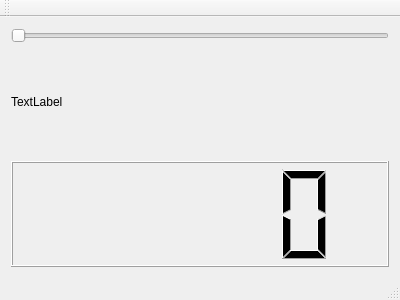
<?xml version="1.0" encoding="UTF-8"?>
<ui version="4.0">
 <class>MainWindow</class>
 <widget class="QMainWindow" name="MainWindow">
  <property name="geometry">
   <rect>
    <x>0</x>
    <y>0</y>
    <width>400</width>
    <height>300</height>
   </rect>
  </property>
  <property name="windowTitle">
   <string>MainWindow</string>
  </property>
  <widget class="QWidget" name="centralWidget">
   <layout class="QVBoxLayout" name="verticalLayout">
    <item>
     <widget class="QSlider" name="horizontalSlider">
      <property name="orientation">
       <enum>Qt::Horizontal</enum>
      </property>
     </widget>
    </item>
    <item>
     <widget class="QLabel" name="label">
      <property name="text">
       <string>TextLabel</string>
      </property>
     </widget>
    </item>
    <item>
     <widget class="QLCDNumber" name="lcdNumber"/>
    </item>
   </layout>
  </widget>
  <widget class="QMenuBar" name="menuBar">
   <property name="geometry">
    <rect>
     <x>0</x>
     <y>0</y>
     <width>400</width>
     <height>29</height>
    </rect>
   </property>
  </widget>
  <widget class="QToolBar" name="mainToolBar">
   <attribute name="toolBarArea">
    <enum>TopToolBarArea</enum>
   </attribute>
   <attribute name="toolBarBreak">
    <bool>false</bool>
   </attribute>
  </widget>
  <widget class="QStatusBar" name="statusBar"/>
 </widget>
 <layoutdefault spacing="6" margin="11"/>
 <resources/>
 <connections>
  <connection>
   <sender>horizontalSlider</sender>
   <signal>valueChanged(int)</signal>
   <receiver>label</receiver>
   <slot>setNum(int)</slot>
   <hints>
    <hint type="sourcelabel">
     <x>199</x>
     <y>67</y>
    </hint>
    <hint type="destinationlabel">
     <x>199</x>
     <y>172</y>
    </hint>
   </hints>
  </connection>
  <connection>
   <sender>label</sender>
   <signal>linkActivated(QString)</signal>
   <receiver>lcdNumber</receiver>
   <slot>display(QString)</slot>
   <hints>
    <hint type="sourcelabel">
     <x>199</x>
     <y>126</y>
    </hint>
    <hint type="destinationlabel">
     <x>199</x>
     <y>218</y>
    </hint>
   </hints>
  </connection>
 </connections>
</ui>
